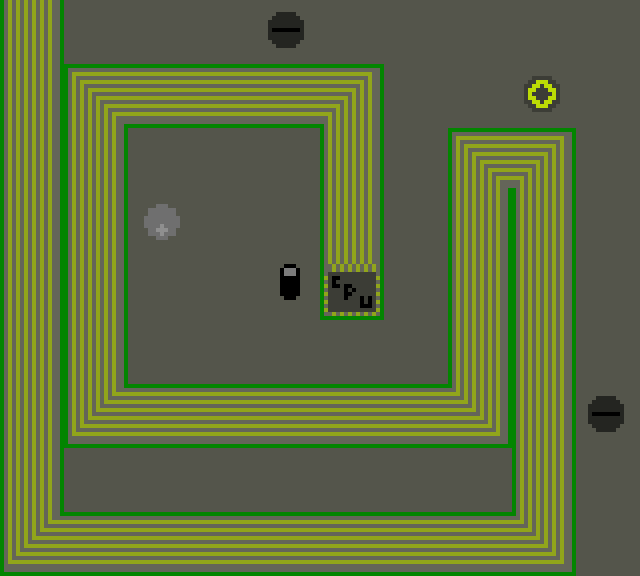

This is a level from a 2D game, rendered from its Tiled map with the project's own tilesets. A one-line summary and the map file follow, with tile-layer data summarised:
An orthogonal 10x9 tile map with 64x64 px tiles, 1 tile layer (Tile Layer 1).

<map version="1.0" orientation="orthogonal" renderorder="right-down" width="10" height="9" tilewidth="64" tileheight="64">
 <tileset firstgid="1" name="TowerDefense v5" tilewidth="64" tileheight="64">
  <image source="team/images/TowerDefense v5.png" width="1472" height="64" />
 </tileset>
 <layer name="Tile Layer 1" width="10" height="9">
  <data>[90 cells, 90 non-empty, 12 distinct tile ids]</data>
 </layer>
</map>